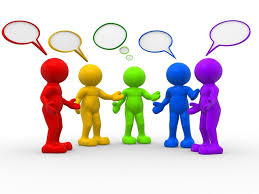
#> input picture assets/images.jpg, 259 x 194 px
$ python main.py
#> lines starting #> are read from the running program, lines starting #| are printed output that depends on the picture
import cv2

# Read the image in grayscale
img_gray = cv2.imread('assets/images.jpg', 0)
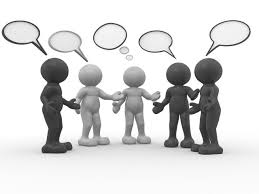
#> img_gray: shape (194, 259); min 15, max 255, mean 217.9
img_gray = cv2.resize(img_gray, (300, 300))
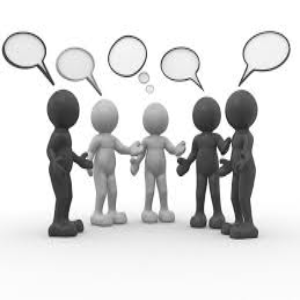
#> img_gray: shape (300, 300); min 23, max 255, mean 217.8
img_gray = cv2.resize(img_gray, (0, 0), fx=0.5, fy=0.5)
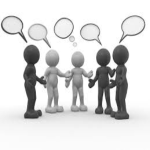
#> img_gray: shape (150, 150); min 31, max 255, mean 217.9
img_gray = cv2.rotate(img_gray, cv2.ROTATE_90_CLOCKWISE)
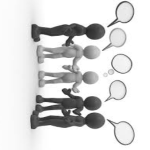
#> img_gray: shape (150, 150); min 31, max 255, mean 217.9

cv2.imwrite('assets/images_gray.jpg', img_gray)

# Read the image in color (default behavior)
img_default = cv2.imread('assets/images.jpg', -1)
#> img_default is the input picture: shape (194, 259, 3); mean B, G, R 216, 215.1, 223.6

# Read the image in color (same as -1)
img_color = cv2.imread('assets/images.jpg', 1)

# Display the images in separate windows
cv2.imshow('Grayscale Image', img_gray)
cv2.imshow('Default Image', img_default)
cv2.imshow('Color Image', img_color)

# Wait for a key press to close the windows
cv2.waitKey(0)

# Close all OpenCV windows
cv2.destroyAllWindows()

$ run again, with assets/chess_board.png saved as assets/images.jpg
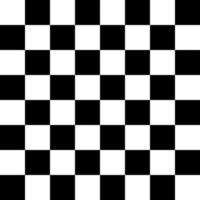
#> input picture assets/chess_board.png, 200 x 200 px
#> img_gray is the input picture: shape (200, 200); min 0, max 255, mean 127.6
#> `img_gray = cv2.resize(img_gray, (0, 0), fx=0.5, fy=0.5)`:
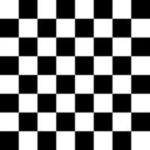
#> img_gray: shape (150, 150); min 0, max 255, mean 127.6
#> `img_gray = cv2.rotate(img_gray, cv2.ROTATE_90_CLOCKWISE)`:
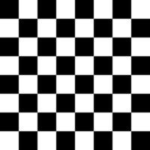
#> img_gray: shape (150, 150); min 0, max 255, mean 127.6
